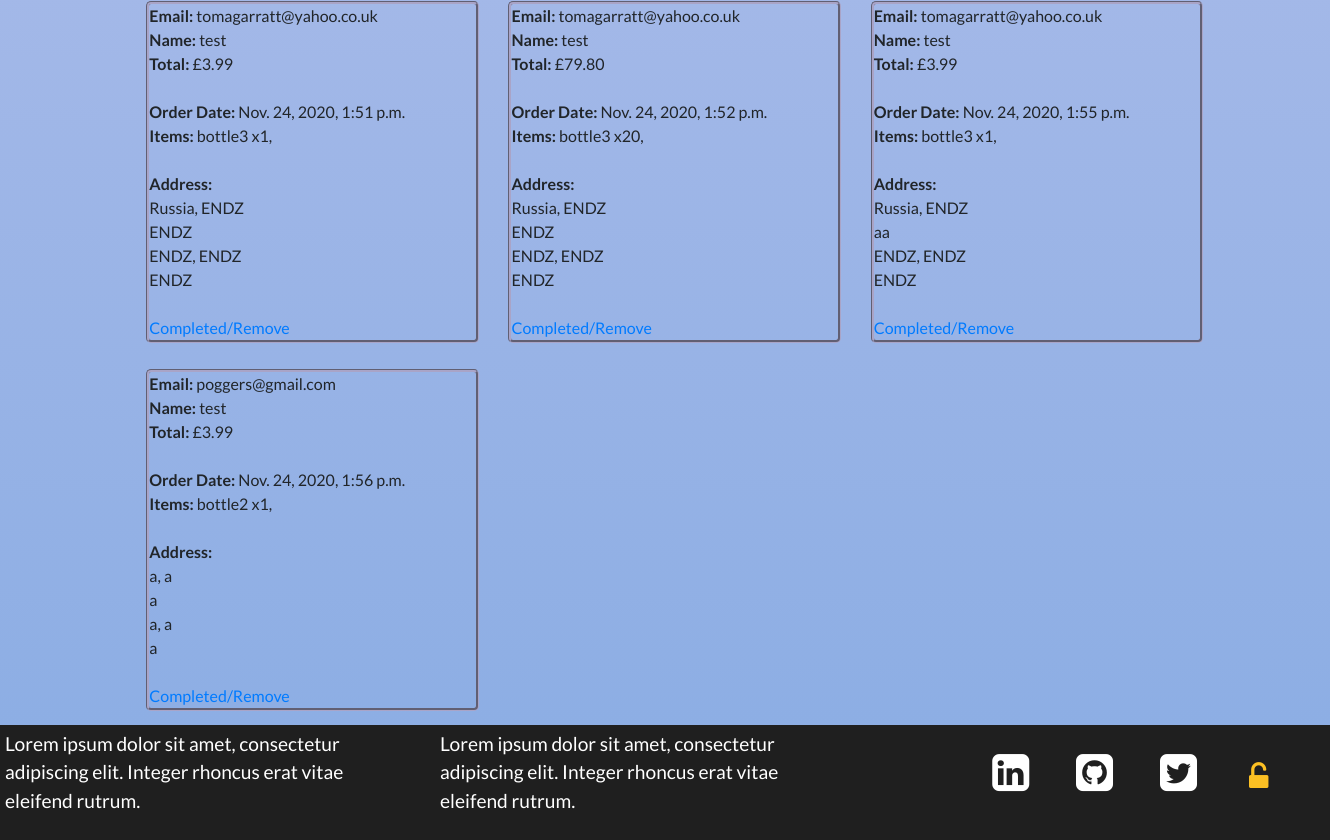
/admin_review (signed in, lower part), run on an earlier commit of the app's database.
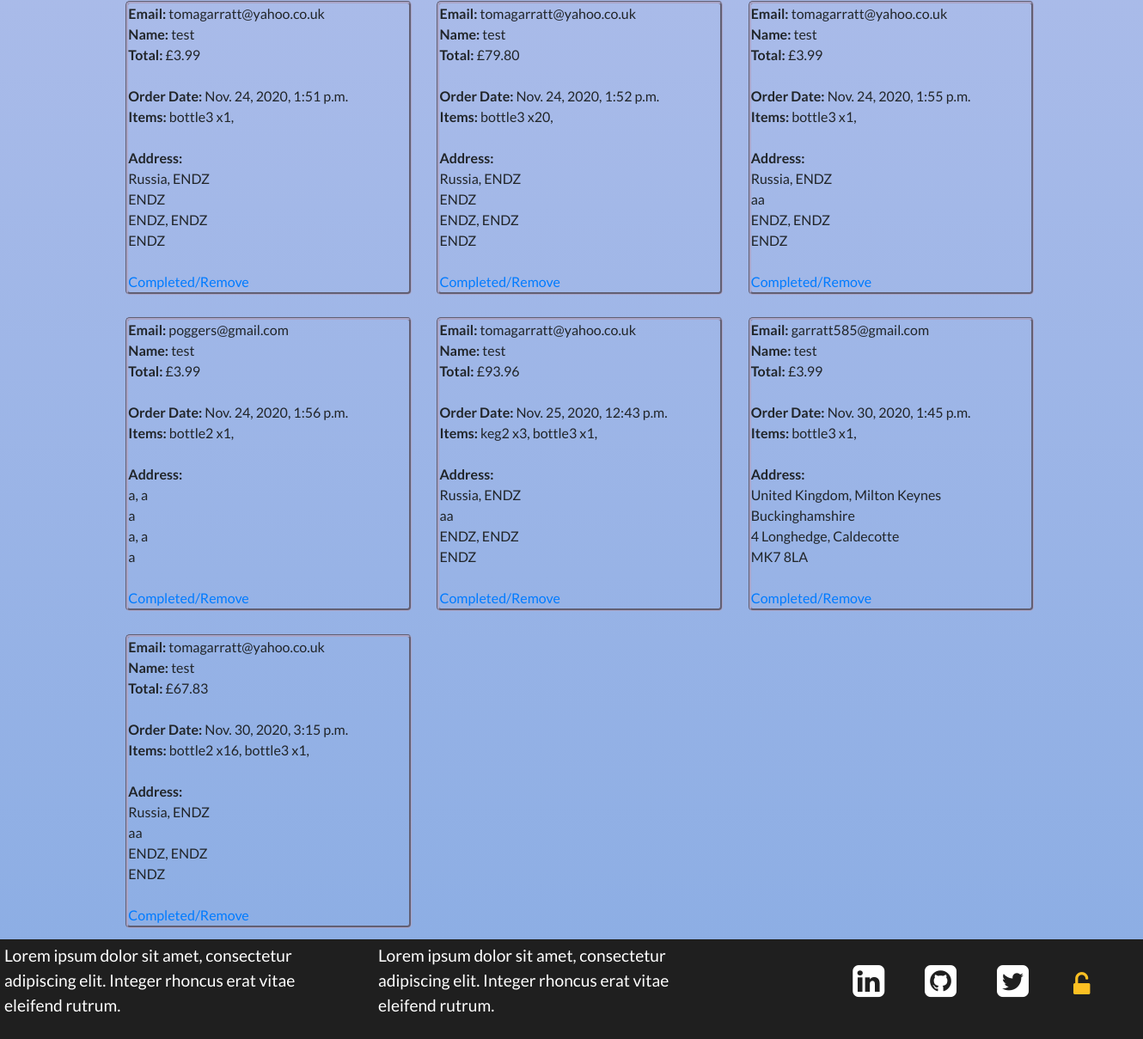
And on a later commit of the database.
### cart/models.py (models this page shows, shortened)
class CheckoutUserInfo(models.Model):
    user_email = models.EmailField(verbose_name='E-mail', max_length=30)
    user_name = models.CharField(verbose_name='Full name', max_length=60)
    user_country = models.CharField(verbose_name='Country', max_length=60)
    user_city = models.CharField(verbose_name='City', max_length=60)
    user_line1 = models.CharField(verbose_name='Address line 1', max_length=60)
    user_line2 = models.CharField(verbose_name='Address line 2', max_length=60)
    user_postcode = models.CharField(verbose_name='Postcode', max_length=60)
    user_countystate = models.CharField(verbose_name='County/State', max_length=60)
    user_price_total = models.DecimalField(max_digits=10, default=0, decimal_places=2)
    user_items = models.CharField(default="", max_length=1000)
    order_date = models.DateTimeField(
        blank=True, null=True, default=timezone.now)

### admin_review/views.py (the view)
# urls.py: path(r'admin_review', admin_review, name='admin_review'),
@staff_member_required(login_url='sign_in')
def admin_review(request):
    all_checkoutuserinfo = CheckoutUserInfo.objects.all()
    return render(request, "../templates/admin_review.html",
        {"all_checkoutuserinfo": all_checkoutuserinfo})

### templates/admin_review.html (shortened to what this page needs)
{%extends "base.html"%}
{%block content%}
    <div class="order-list">
        {%for all_checkoutuserinfo in all_checkoutuserinfo%}
            <div class="order">
                <div>
                    <b>Email:  </b>{{all_checkoutuserinfo.user_email}}
                </div>
                <div>
                    <b>Name:  </b>{{all_checkoutuserinfo.user_name}}
                </div>
                <div>
                    <b>Total:  </b>£{{all_checkoutuserinfo.user_price_total}}
                </div>
                <br>
                <div>
                    <b>Order Date:  </b>{{all_checkoutuserinfo.order_date}}
                </div>
                <div>
                    <b>Items:  </b>{{all_checkoutuserinfo.user_items}}
                </div>
                <br>
                <div>
                    <div><b>Address: </b></div>
                    <div>{{all_checkoutuserinfo.user_country}}, {{all_checkoutuserinfo.user_city}}</div>
                    <div>{{all_checkoutuserinfo.user_countystate}}</div>
                    <div>{{all_checkoutuserinfo.user_line1}}, {{all_checkoutuserinfo.user_line2}}</div>
                    <div>{{all_checkoutuserinfo.user_postcode}}</div>
                </div>
                <br>
                <div>
                    <a href="{% url 'infopk_delete' all_checkoutuserinfo.id %}">Completed/Remove</a>
                </div>
            </div>
        {%endfor%}
    </div>
{%endblock%}

What changed in the data, as far as the page shows it:
added CheckoutUserInfo: user_email "tomagarratt@yahoo.co.uk", user_name "test", user_price_total "93.96", order_date "Nov. 25, 2020, 12:43 p.m.", user_items "keg2 x3, bottle3 x1,", user_country "Russia", user_city "ENDZ", user_countystate "aa", user_line1 "ENDZ", user_line2 "ENDZ", user_postcode "ENDZ"
added CheckoutUserInfo: user_email "garratt585@gmail.com", user_name "test", user_price_total "3.99", order_date "Nov. 30, 2020, 1:45 p.m.", user_items "bottle3 x1,", user_country "United Kingdom", user_city "Milton Keynes", user_countystate "Buckinghamshire", user_line1 "4 Longhedge", user_line2 "Caldecotte", user_postcode "MK7 8LA"
added CheckoutUserInfo: user_email "tomagarratt@yahoo.co.uk", user_name "test", user_price_total "67.83", order_date "Nov. 30, 2020, 3:15 p.m.", user_items "bottle2 x16, bottle3 x1,", user_country "Russia", user_city "ENDZ", user_countystate "aa", user_line1 "ENDZ", user_line2 "ENDZ", user_postcode "ENDZ"
